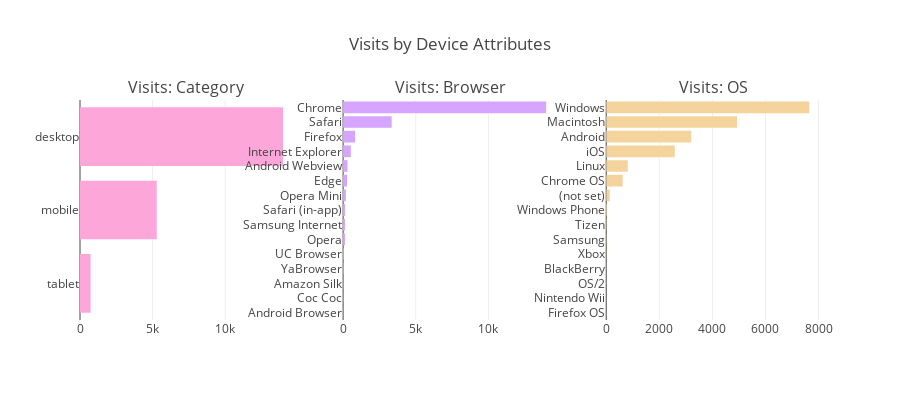

Notebook code for this chart:
### Markdown cell above
Analysis of Device Attributes

### Code cell
device_cols = ["browser", "deviceCategory", "operatingSystem"]
colors = ["#d6a5ff", "#fca6da", "#f4d39c", "#a9fcca"]
traces = []
for i, col in enumerate(device_cols):
    t = litedata[col].value_counts()
    traces.append(go.Bar(marker=dict(color=colors[i]),orientation="h", y = t.index[:15][::-1], x = t.values[:15][::-1]))
fig = tools.make_subplots(rows=1, cols=3, subplot_titles=["Visits: Category", "Visits: Browser","Visits: OS"], print_grid=False)
fig.append_trace(traces[1], 1, 1)
fig.append_trace(traces[0], 1, 2)
fig.append_trace(traces[2], 1, 3)
fig['layout'].update(height=400, showlegend=False, title="Visits by Device Attributes")
iplot(fig)

### Figure 1 — Plotly figure (JSON) as saved in the notebook; plotly's stock layout.template omitted (floating-point values rounded to 4 significant figures)
{"data": [{"marker": {"color": "#fca6da"}, "orientation": "h", "type": "bar", "uid": "a90c7ef4-8a49-469e-b291-f78f0d545dba", "x": [728, 5284, 13988], "xaxis": "x", "y": ["tablet", "mobile", "desktop"], "yaxis": "y"}, {"marker": {"color": "#d6a5ff"}, "orientation": "h", "type": "bar", "uid": "be114c2b-6f9d-457a-a783-ff4ce1c97d11", "x": [11, 14, 20, 36, 48, 134, 137, 139, 191, 267, 300, 530, 829, 3340, 13978], "xaxis": "x2", "y": ["Android Browser", "Coc Coc", "Amazon Silk", "YaBrowser", "UC Browser", "Opera", "Samsung Internet", "Safari (in-app)", "Opera Mini", "Edge", "Android Webview", "Internet Explorer", "Firefox", "Safari", "Chrome"], "yaxis": "y2"}, {"marker": {"color": "#f4d39c"}, "orientation": "h", "type": "bar", "uid": "effbb183-b870-4048-adca-64bce0eb44f8", "x": [2, 2, 4, 4, 5, 9, 12, 31, 131, 620, 812, 2583, 3205, 4928, 7651], "xaxis": "x3", "y": ["Firefox OS", "Nintendo Wii", "OS/2", "BlackBerry", "Xbox", "Samsung", "Tizen", "Windows Phone", "(not set)", "Chrome OS", "Linux", "iOS", "Android", "Macintosh", "Windows"], "yaxis": "y3"}], "layout": {"annotations": [{"font": {"size": 16}, "showarrow": false, "text": "Visits: Category", "x": 0.1444, "xanchor": "center", "xref": "paper", "y": 1, "yanchor": "bottom", "yref": "paper"}, {"font": {"size": 16}, "showarrow": false, "text": "Visits: Browser", "x": 0.5, "xanchor": "center", "xref": "paper", "y": 1, "yanchor": "bottom", "yref": "paper"}, {"font": {"size": 16}, "showarrow": false, "text": "Visits: OS", "x": 0.8556, "xanchor": "center", "xref": "paper", "y": 1, "yanchor": "bottom", "yref": "paper"}], "height": 400, "showlegend": false, "title": "Visits by Device Attributes", "xaxis": {"anchor": "y", "domain": [0, 0.2889]}, "xaxis2": {"anchor": "y2", "domain": [0.3556, 0.6444]}, "xaxis3": {"anchor": "y3", "domain": [0.7111, 1]}, "yaxis": {"anchor": "x", "domain": [0, 1]}, "yaxis2": {"anchor": "x2", "domain": [0, 1]}, "yaxis3": {"anchor": "x3", "domain": [0, 1]}}}
